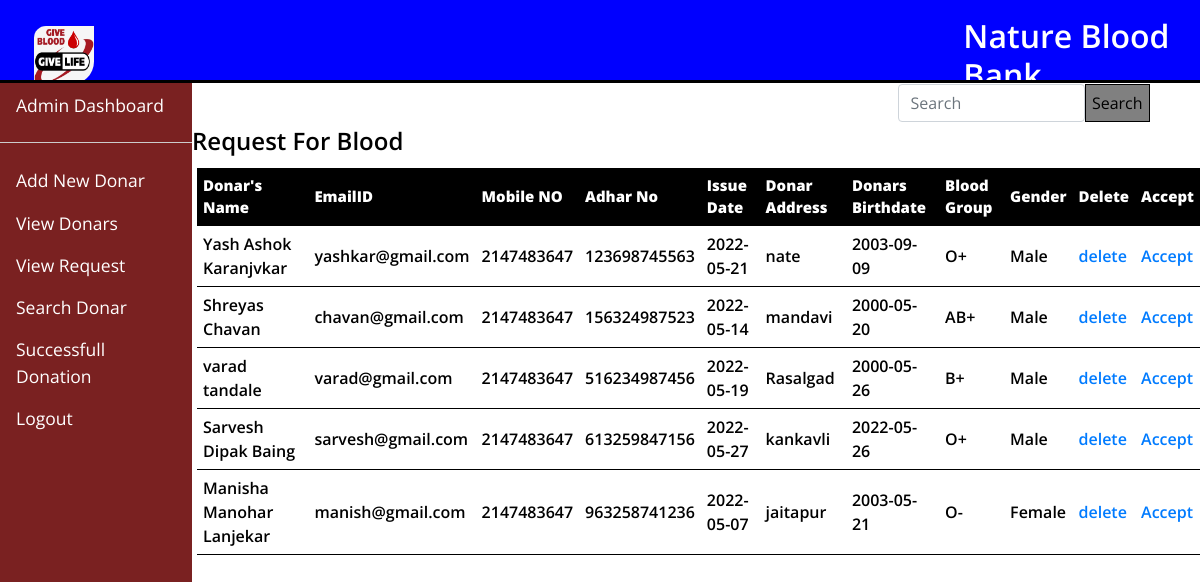
The app's page /View_Request.php with its own data.
### tables this page shows
CREATE TABLE `request_blood` (
  `full_name` varchar(100) NOT NULL,
  `email` varchar(100) NOT NULL,
  `phone` int(11) NOT NULL,
  `Adhar` bigint(20) NOT NULL,
  `Issue_date` date NOT NULL,
  `D_address` varchar(300) NOT NULL,
  `Birth_date` date NOT NULL,
  `B_group` varchar(10) NOT NULL,
  `gender` varchar(20) NOT NULL
);

### View_Request.php (the view, shortened to what this page needs)
<!DOCTYPE html>
<html lang="en">
<head>
    <?php
    include "include/header_link.php";
    ?>
    <link href="css/style.css" rel="stylesheet" />
</head>
<body>
<nav class="navbar navbar-expand-lg navbar-light bg-light">
<a class="navbar-brand" href="index.php">
    <img class="logo"  src="img/logo.jpg" />
</a>
<div class="nav justify-content-end">
<li class="nav-item">
    <div class="admin"><h2> Nature Blood Bank </h2> </div>
</li>
</div>
</nav>
<div class="split left">
<a class="nav-link active" aria-current="page" href="Dashboard.php">Admin Dashboard</a>
  <hr>
  <a class="nav-link" href="New_Donar.php">Add New Donar</a>
  <a class="nav-link" href="View_Donar.php">View Donars</a>
  <a class="nav-link" href="View_Request.php">View Request</a>
  <a class="nav-link" href="Search_by_Blood_group.php">Search Donar</a>
  <a class="nav-link" href="Successful.php">Successfull Donation</a>
  <a class="nav-link" href="logout.php">Logout</a>
  <a class="nav-link" href="#"></a>
</div>
<div class="split right">
<form class="d-flex" action="Search_by_Blood_group.php">
        <input class="form-control me-2" type="search"  name="blood_group" placeholder="Search" aria-label="Search">
        <button type="submit" name="search_by_blodd_group">Search</button>
      </form>
  <?php
  include_once 'include/Database_connect.php';
  $result = mysqli_query($link,"SELECT * FROM request_blood");
  ?>
  <?php
  if (mysqli_num_rows($result) > 0) {
  ?>
  <h3>Request For Blood</h3>
    <table class="View" id="Custom">
    <tr>
      <td id="heading">Donar's Name</td>
      <td id="heading">EmailID</td>
      <td id="heading">Mobile NO</td>
      <td id="heading">Adhar No</td>
      <td id="heading">Issue Date</td>
      <td id="heading">Donar Address</td>
      <td id="heading">Donars Birthdate</td>
      <td id="heading">Blood Group</td>
      <td id="heading">Gender</td>
      <td id="heading">Delete</td>
      <td id="heading">Accept</td>
    </tr>
  <?php
  while($row = mysqli_fetch_array($result)) {
  ?>
  <tr id="first">
      <td id="newone"><?php echo $row["full_name"]; ?></td>
      <td id="newone"><?php echo $row["email"]; ?></td>
      <td id="newone"><?php echo $row["phone"]; ?></td>
      <td id="newone"><?php echo $row["Adhar"]; ?></td>
      <td id="newone"><?php echo $row["Issue_date"]; ?></td>
      <td id="newone"><?php echo $row["D_address"]; ?></td>
      <td id="newone"><?php echo $row["Birth_date"]; ?></td>
      <td id="newone"><?php echo $row["B_group"]; ?></td>
      <td id="newone"><?php echo $row["gender"]; ?></td>
      <td id="newone"><a href="delete_request.php? Adhar= <?php echo $row['Adhar']; ?>" aria-hidden="true" data-bs-target="tooltip" data-placement="bottom">delete</a>
  </td>
  <td id="newone"><a href="move_request.php? Adhar= <?php echo $row['Adhar']; ?>" aria-hidden="true" data-bs-target="tooltip" data-placement="bottom">Accept</a>
  </td>
  </tr>
  <?php
  }
  ?>
  </table>
   <?php
  }
  else{
      echo "No result found";
  }
  ?>
</div>
</body>
</html>

### css/common.css (style rules this page uses)
* { box-sizing: border-box; font-family: 'Open Sans', sans-serif; color: rgb(0, 0, 0); }
.admin { color: white; }
.admin h2 { color: white; margin-left: -40%; }
body { color: #373737; font-size: 16px; position: relative; }
h1, h2, h3, h4, h5, h6 { font-weight: 600; }
h3 { font-size: 24px; margin-bottom: 12px; margin-top: 7.5%; }

### css/style.css (style rules this page uses)
.nav-item { color: black; font-size: 17.5px; }
.navbar-brand img { width: 60px; }
.left { border-top: solid black; width: 15%; }
.right { width: auto; border-top: solid black; padding-top: 5px; }
.split { height: 100%; width: 50%; position: fixed; z-index: 1; top: 80px; overflow-x: hidden; padding-top: 1px; }
.left { left: 0; background-color: rgb(122, 33, 33); width: 16%; }
.right { right: 0; background-color: white; width: 84%; }
.nav-link { display: flex; font-size: 17.5px; font-weight: 400; color: black; }
hr { height: 1px; background-color: #ccc; border: none; }
table,td { margin-left: 20px; }
th, td { padding: 15px; text-align: left; }
.nav-link { display: inline-block; position: relative; color: #ffffff; }
.nav-link:after { content: ''; position: absolute; margin-left: 12px; margin-top: 1px; width: 80%; transform: scaleX(0); height: 1.7px; bottom: 0; left: 0; background-color: yellow; transform-origin: bottom right; transition: transform 0.50s ease-out; }
.View { margin-left: 5px; }
#heading { padding: 6px; color: rgb(255, 255, 255); background-color: black; font-size: 15px; font-weight: 900; border-bottom: 1px solid black; }
#newone { border-bottom: 1px solid black; font-size: 16px; padding: 6px; font-weight: 600; }

### View_Request.php (style rules this page uses)
.d-flex { width: 25%; margin-left: 70%; margin-bottom: -7%; }
button { border: 1.5px solid black; background-color: grey; }
.logo { vertical-align: middle; border-style: none; border-bottom-right-radius: 40%; border-top-left-radius: 20%; margin-left: 30%; }
.admin h2 { color: white; margin-left: -40%; }

### records on screen
request_blood: full_name "Yash Ashok Karanjvkar", email "yashkar@gmail.com", phone "2147483647", Adhar "123698745563", Issue_date "2022-05-21", D_address "nate", Birth_date "2003-09-09", B_group "O+", gender "Male"
request_blood: full_name "Shreyas Chavan", email "chavan@gmail.com", phone "2147483647", Adhar "156324987523", Issue_date "2022-05-14", D_address "mandavi", Birth_date "2000-05-20", B_group "AB+", gender "Male"
request_blood: full_name "varad tandale", email "varad@gmail.com", phone "2147483647", Adhar "516234987456", Issue_date "2022-05-19", D_address "Rasalgad", Birth_date "2000-05-26", B_group "B+", gender "Male"
request_blood: full_name "Sarvesh Dipak Baing", email "sarvesh@gmail.com", phone "2147483647", Adhar "613259847156", Issue_date "2022-05-27", D_address "kankavli", Birth_date "2022-05-26", B_group "O+", gender "Male"
request_blood: full_name "Manisha Manohar Lanjekar", email "manish@gmail.com", phone "2147483647", Adhar "963258741236", Issue_date "2022-05-07", D_address "jaitapur", Birth_date "2003-05-21", B_group "O-", gender "Female"
